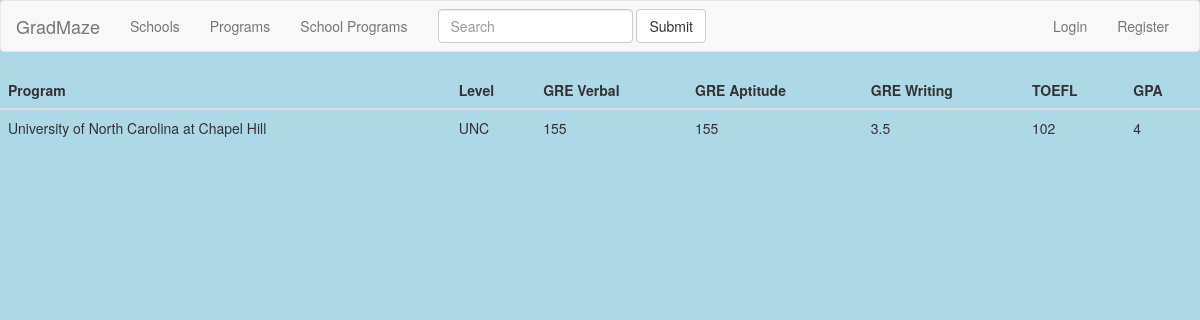
The page /GradMaze/schools/2 on the database its author committed.
### main/models.py (models this page shows, shortened)
class School(models.Model):
    name = models.CharField(max_length=50)
    abbr = models.CharField(max_length=5, null=True)
    greverbal = models.CharField(max_length=5, null=True)
    greapti = models.CharField(max_length=5, null=True)
    grewriting = models.CharField(max_length=5, null=True)
    toefl = models.CharField(max_length=5, null=True)
    gpa = models.CharField(max_length=5, null=True)

### main/views.py (the view)
# urls.py: url(r'^schools/(?P<pk>\d+)$', views.DetailSchoolFromSP.as_view(), name='school-ancher-list'),
class DetailSchoolFromSP(DetailView):
    model = School
    template_name = 'school_ancher_list.html'

### templates/school_ancher_list.html (shortened to what this page needs)
{% extends "base.html" %}
{% block content %}
  <div class="table-responsive">
  <table class="table">
    <thead>
      <tr>
        <th>Program</th>
        <th>Level</th>
        <th>GRE Verbal</th>
        <th>GRE Aptitude</th>
        <th>GRE Writing</th>
        <th>TOEFL</th>
        <th>GPA</th>
      </tr>
    </thead>
    <tbody>
      <tr>
        <td>{{ school.name }}</td>
        <td>{{ school.abbr }}</td>
        <td>{{ school.greverbal }}</td>
        <td>{{ school.greapti }}</td>
        <td>{{ school.grewriting }}</td>
        <td>{{ school.toefl }}</td>
        <td>{{ school.gpa }}</td>
      </tr>
    </tbody>
  </table>
  </div>
{% endblock %}

### static/css/base.css (style rules this page uses)
html body { background-color: lightblue; }

### rows shown on the page
School: name "University of North Carolina at Chapel Hill", abbr "UNC", greverbal "155", greapti "155", grewriting "3.5", toefl "102", gpa "4"
